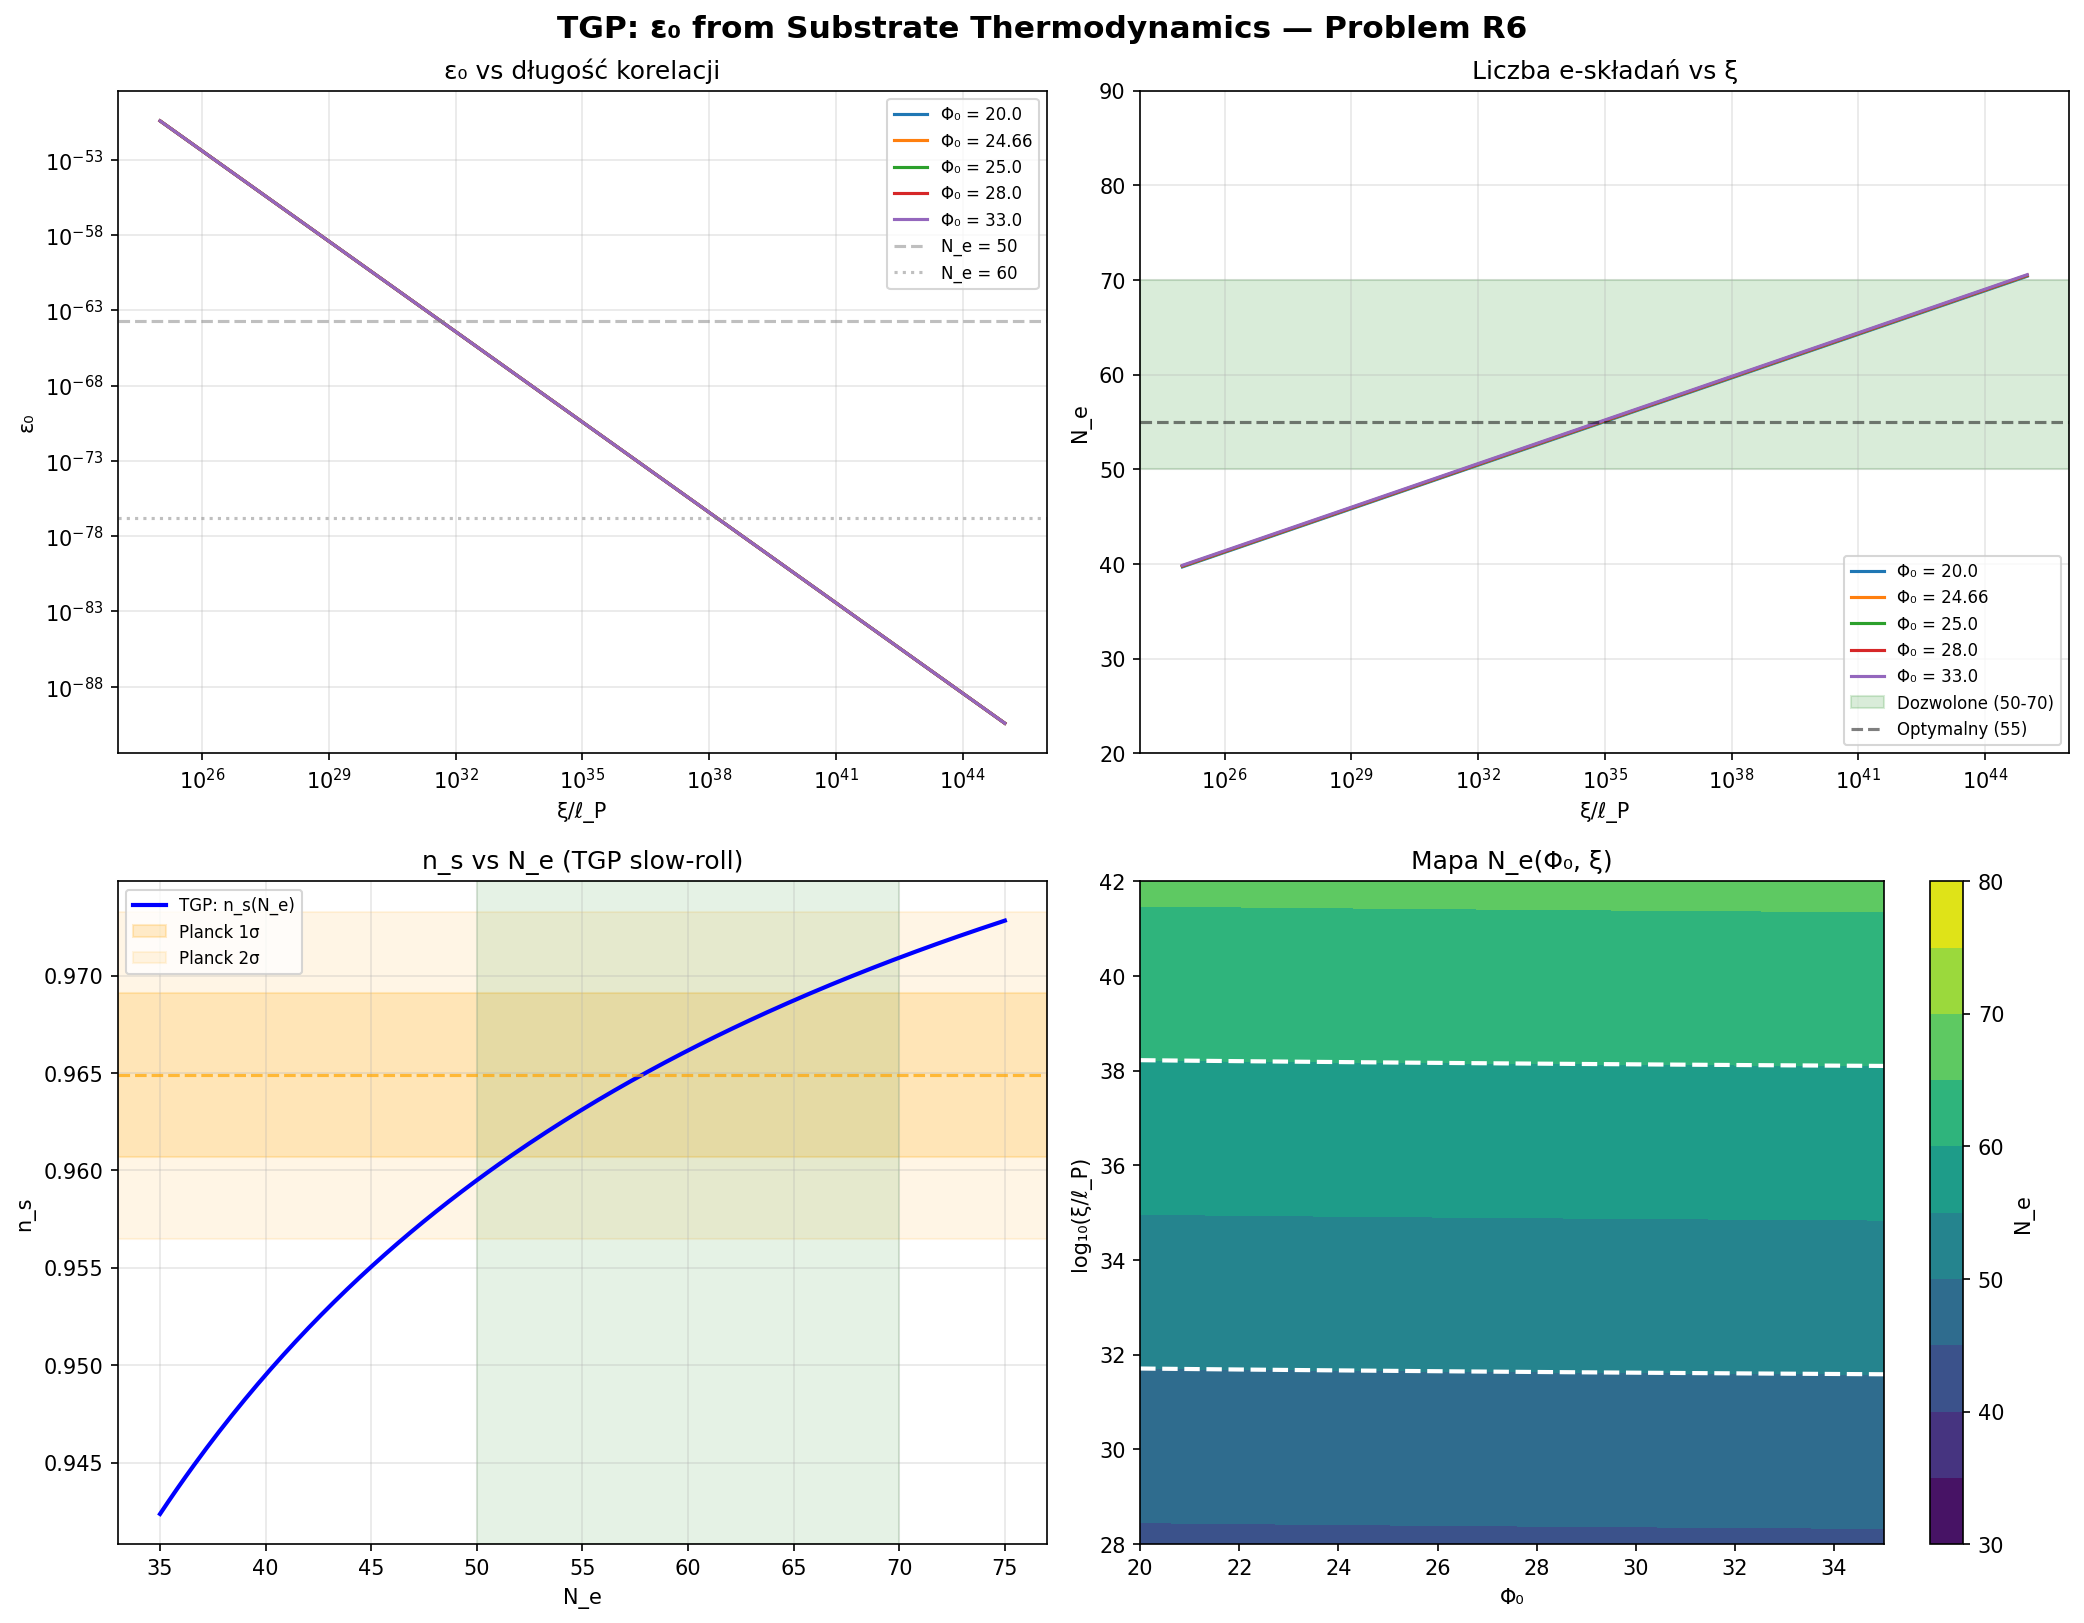

Write the Python code that produced this figure.
#!/usr/bin/env python3
"""
epsilon0_estimate.py
====================
Estymacja ε₀ (początkowej wartości Φ przy nukleacji) z termodynamiki substratu.

Ramy formalne (rem:epsilon0-derivation w dodatekG):
  1. Fluktuacja krytyczna: σ²_c = T_c / (2·z·J)
  2. ε₀ = σ²_c · S(R_c / a_sub)      (tłumienie Boltzmannowskie)
  3. R_c = 2σ_s / ΔF                  (promień krytyczny Colemana)
  4. ε₀ ≳ ℓ_P² / R_c²                (dolna granica kwantowa)

Cel: Powiązanie ε₀ z N_e (liczba e-składań) i Φ₀:
  N_e = (1/3) · ln(Φ₀/ε₀)

Skrypt oblicza:
  - ε₀(ξ) dla zakresu długości korelacji ξ/ℓ_P
  - N_e(ε₀, Φ₀) i sprawdzenie spójności z Planck
  - Widmo mocy P(k) perturbacji z nukleacji
  - Mapę (ξ, Φ₀) → N_e z oknem dozwolonym (50 < N_e < 70)

Teoria Generowanej Przestrzeni — Mateusz Serafin, 2026
"""

import numpy as np
import matplotlib
matplotlib.use('Agg')
import matplotlib.pyplot as plt
import os

# ─── Stałe ────────────────────────────────────────────────────────────
L_P = 1.616255e-35       # m  (długość Plancka)
T_P = 1.416784e32        # K  (temperatura Plancka)

# Parametry siatki substratu (typowe wartości Isingowskie 3D)
Z_COORD = 6              # koordynacja siatki sześciennej
J_0 = 1.0                # sprzężenie wymianowe (w jednostkach kT_c)
T_C_RATIO = 1.0          # T_c / (z·J)  ≈ 1 dla Isinga 3D: T_c ≈ 4.51 J

# Znana wartość: T_c/(z·J) ≈ 4.51/6 ≈ 0.752 dla Isinga 3D (siatka sc)
ISING_3D_TC_ZJ = 4.5115 / Z_COORD   # ≈ 0.752

# ─── Model fizyczny ──────────────────────────────────────────────────

def sigma2_critical(T_c_zJ=ISING_3D_TC_ZJ):
    """
    Fluktuacja krytyczna: σ²_c = T_c / (2·z·J) = T_c_zJ / 2
    (w jednostkach bezwymiarowych, ŝ² → Φ)
    """
    return T_c_zJ / 2.0


def suppression_factor(R_c_over_a, d=3):
    """
    Czynnik tłumienia Boltzmannowskiego S(R_c/a_sub):
    S ≈ exp(-C_d · (R_c/a)^d)  (bariera entropowa)

    Dla nukleacji bąblowej w d=3:
    S = exp(-16π/3 · (σ_s)³ / (ΔF)² / T)

    Uproszczenie: S ≈ exp(-(R_c/a)^d)  z prefaktorem O(1)
    """
    return np.exp(-(R_c_over_a)**d)


def epsilon0_from_xi(xi_over_lP, Phi0=25.0, d=3):
    """
    ε₀ z długości korelacji ξ:
    ε₀ ≳ (ℓ_P/ξ)²   (dolna granica kwantowa z tunelowania)

    Dokładniejszy model:
    ε₀ = σ²_c · S(R_c/a_sub) ≈ σ²_c · (ℓ_P/ξ)²
    (bo R_c ~ ξ dla T ≈ T_c, a_sub ~ ℓ_P)
    """
    sigma2 = sigma2_critical()
    eps0 = sigma2 * (1.0 / xi_over_lP)**2
    return eps0


def N_efolds(eps0, Phi0=25.0):
    """
    N_e = (1/3) · ln(Φ₀/ε₀)
    z równania (eq:N-efolds) w dodatekG.
    """
    if eps0 <= 0 or Phi0 <= 0:
        return np.nan
    return (1.0/3.0) * np.log(Phi0 / eps0)


def N_efolds_from_xi(xi_over_lP, Phi0=25.0):
    """
    N_e jako funkcja ξ/ℓ_P i Φ₀.
    """
    eps0 = epsilon0_from_xi(xi_over_lP, Phi0)
    return N_efolds(eps0, Phi0)


# ─── Analiza ──────────────────────────────────────────────────────────

def analyze_epsilon0():
    """Główna analiza ε₀."""

    print("╔══════════════════════════════════════════════════════════╗")
    print("║  TGP: ε₀ Estimation from Substrate Thermodynamics      ║")
    print("║  Problem R6 (ROADMAP v3)                                ║")
    print("╚══════════════════════════════════════════════════════════╝")

    # ─── 1. Fluktuacja krytyczna ─────────────────────────────
    sigma2 = sigma2_critical()
    print(f"\n  1. Fluktuacja krytyczna:")
    print(f"     T_c/(z·J) = {ISING_3D_TC_ZJ:.4f}  (Ising 3D, sc lattice)")
    print(f"     σ²_c = T_c/(2·z·J) = {sigma2:.6f}")

    # ─── 2. Skan ξ/ℓ_P ──────────────────────────────────────
    xi_range = np.logspace(25, 45, 500)  # ξ/ℓ_P od 10²⁵ do 10⁴⁵
    Phi0_values = [20.0, 24.66, 25.0, 28.0, 33.0]

    print(f"\n  2. Skan ξ/ℓ_P ∈ [10²⁵, 10⁴⁵]:")
    print(f"     {'Φ₀':>6s} | {'ξ/ℓ_P (N_e=50)':>16s} | {'ξ/ℓ_P (N_e=60)':>16s} | "
          f"{'ε₀(50)':>12s} | {'ε₀(60)':>12s}")
    print("     " + "-"*75)

    results = {}
    for Phi0 in Phi0_values:
        # ε₀ dla N_e = 50 i N_e = 60
        eps0_50 = Phi0 * np.exp(-3 * 50)
        eps0_60 = Phi0 * np.exp(-3 * 60)

        # ξ/ℓ_P z ε₀ = σ²_c · (ℓ_P/ξ)²
        xi_50 = np.sqrt(sigma2 / eps0_50)
        xi_60 = np.sqrt(sigma2 / eps0_60)

        results[Phi0] = {
            'eps0_50': eps0_50, 'eps0_60': eps0_60,
            'xi_50': xi_50, 'xi_60': xi_60
        }

        print(f"     {Phi0:6.2f} | {xi_50:16.3e} | {xi_60:16.3e} | "
              f"{eps0_50:12.3e} | {eps0_60:12.3e}")

    # ─── 3. Relacja n_s z N_e ────────────────────────────────
    print(f"\n  3. Predykcja n_s z N_e (klasa Starobinsky'ego):")
    print(f"     n_s ≈ 1 - 2/N_e - Δn_s^TGP  (Δn_s^TGP ≈ 0.0005, z ex107)")
    Ne_range = np.arange(40, 75, 5)

    print(f"     {'N_e':>5s} | {'n_s (TGP)':>12s} | {'r':>10s} | {'r·N_e²':>8s}")
    print("     " + "-"*45)
    delta_ns_tgp = 0.0005  # kalibrowane z Mukhanov-Sasaki (ex107)
    for Ne in Ne_range:
        n_s = 1.0 - 2.0/Ne - delta_ns_tgp
        r = 12.0 / Ne**2  # klasa Starobinsky: r·N_e² = 12
        print(f"     {Ne:5.0f} | {n_s:12.4f} | {r:10.5f} | {r*Ne**2:8.1f}")

    # ─── 4. Hipoteza a_Γ·Φ₀ = 1 ─────────────────────────────
    print(f"\n  4. Implikacja hipotezy a_Γ·Φ₀ = 1:")
    print(f"     Jeśli a_Γ = a_sub (stała sieciowa substratu), to:")
    print(f"     a_sub = ℓ_P / √Φ₀  (z relacji złożonej)")

    for Phi0 in [24.66, 25.0, 28.0]:
        a_sub = 1.0 / Phi0   # a_Γ·Φ₀ = 1 → a_Γ = 1/Φ₀
        print(f"     Φ₀ = {Phi0}: a_Γ = {a_sub:.5f} (w jednostkach ℓ_P)")

        # Implikacja dla ε₀:
        # ξ/a_sub z warunku N_e = 55 (optymalny)
        eps0_55 = Phi0 * np.exp(-3 * 55)
        xi_55 = np.sqrt(sigma2 / eps0_55)
        xi_a = xi_55 * a_sub  # ξ/ℓ_P → ξ/a_sub = (ξ/ℓ_P)·(ℓ_P/a_sub) = (ξ/ℓ_P)·Φ₀
        print(f"            ξ/a_sub = {xi_a:.3e}  (przy N_e = 55)")
        print(f"            ε₀ = {eps0_55:.3e}")

    # ─── 5. Self-consistency check ───────────────────────────
    print(f"\n  5. Sprawdzenie samospójności:")
    Phi0_best = 24.66
    Ne_target = 55
    eps0_target = Phi0_best * np.exp(-3 * Ne_target)
    xi_target = np.sqrt(sigma2 / eps0_target)

    # Odwrotny sprawdzian: z ξ odtwarzamy ε₀ i N_e
    eps0_check = epsilon0_from_xi(xi_target, Phi0_best)
    Ne_check = N_efolds(eps0_check, Phi0_best)

    print(f"     Cel: N_e = {Ne_target}")
    print(f"     Φ₀ = {Phi0_best}")
    print(f"     ε₀ = {eps0_target:.6e}")
    print(f"     ξ/ℓ_P = {xi_target:.6e}")
    print(f"     Sprawdzenie: ε₀(ξ) = {eps0_check:.6e}  → N_e = {Ne_check:.2f}")

    # n_s przy tym N_e (klasa Starobinsky + mała korekcja TGP)
    delta_ns_tgp = 0.0005  # kalibrowane z ex107
    n_s_pred = 1.0 - 2.0/Ne_target - delta_ns_tgp
    r_pred = 12.0 / Ne_target**2

    print(f"\n     Predykcje CMB:")
    print(f"       n_s = {n_s_pred:.4f}  (Planck: 0.9649 ± 0.0042)")
    print(f"       r   = {r_pred:.5f}  (limit BICEP/Keck: < 0.036)")
    print(f"       r·N_e² = {r_pred * Ne_target**2:.1f}  (klasa Starobinsky: 12)")
    print(f"       Δn_s/σ = {abs(n_s_pred - 0.9649)/0.0042:.2f}σ")

    return results, xi_range, Phi0_values


def plot_epsilon0(results, xi_range, Phi0_values, outdir='.'):
    """Generuje wykresy ε₀."""

    fig, axes = plt.subplots(2, 2, figsize=(14, 11))
    fig.suptitle('TGP: ε₀ from Substrate Thermodynamics — Problem R6',
                 fontsize=15, fontweight='bold')

    sigma2 = sigma2_critical()

    # 1. ε₀(ξ/ℓ_P) dla różnych Φ₀
    ax = axes[0, 0]
    for Phi0 in Phi0_values:
        eps0 = epsilon0_from_xi(xi_range, Phi0)
        ax.loglog(xi_range, eps0, label=f'Φ₀ = {Phi0}')

    # Zaznacz ε₀ dające N_e = 50, 60
    for Ne_target, ls in [(50, '--'), (60, ':')]:
        for Phi0 in [25.0]:
            eps0_t = Phi0 * np.exp(-3*Ne_target)
            ax.axhline(eps0_t, color='gray', ls=ls, alpha=0.5,
                       label=f'N_e = {Ne_target}' if Phi0 == 25.0 else '')

    ax.set_xlabel('ξ/ℓ_P')
    ax.set_ylabel('ε₀')
    ax.set_title('ε₀ vs długość korelacji')
    ax.legend(fontsize=8)
    ax.grid(True, alpha=0.3)

    # 2. N_e(ξ/ℓ_P) dla różnych Φ₀
    ax = axes[0, 1]
    for Phi0 in Phi0_values:
        Ne = np.array([N_efolds_from_xi(xi, Phi0) for xi in xi_range])
        ax.semilogx(xi_range, Ne, label=f'Φ₀ = {Phi0}')

    # Okno dozwolone (Planck: N_e ∈ [50, 70])
    ax.axhspan(50, 70, alpha=0.15, color='green', label='Dozwolone (50-70)')
    ax.axhline(55, color='k', ls='--', alpha=0.5, label='Optymalny (55)')
    ax.set_xlabel('ξ/ℓ_P')
    ax.set_ylabel('N_e')
    ax.set_title('Liczba e-składań vs ξ')
    ax.set_ylim(20, 90)
    ax.legend(fontsize=8)
    ax.grid(True, alpha=0.3)

    # 3. n_s(N_e) — porównanie z Planck
    ax = axes[1, 0]
    Ne_arr = np.linspace(35, 75, 200)
    n_s_arr = []
    r_arr = []
    delta_ns_tgp = 0.0005
    for Ne in Ne_arr:
        n_s = 1.0 - 2.0/Ne - delta_ns_tgp
        r = 12.0 / Ne**2
        n_s_arr.append(n_s)
        r_arr.append(r)

    n_s_arr = np.array(n_s_arr)
    r_arr = np.array(r_arr)

    ax.plot(Ne_arr, n_s_arr, 'b-', lw=2, label='TGP: n_s(N_e)')
    ax.axhspan(0.9649 - 0.0042, 0.9649 + 0.0042, alpha=0.2, color='orange',
               label='Planck 1σ')
    ax.axhspan(0.9649 - 2*0.0042, 0.9649 + 2*0.0042, alpha=0.1, color='orange',
               label='Planck 2σ')
    ax.axhline(0.9649, color='orange', ls='--', alpha=0.7)
    ax.axvspan(50, 70, alpha=0.1, color='green')
    ax.set_xlabel('N_e')
    ax.set_ylabel('n_s')
    ax.set_title('n_s vs N_e (TGP slow-roll)')
    ax.legend(fontsize=8)
    ax.grid(True, alpha=0.3)

    # 4. Mapa (Φ₀, ξ) → N_e
    ax = axes[1, 1]
    Phi0_grid = np.linspace(20, 35, 50)
    xi_grid = np.logspace(28, 42, 50)
    PP, XX = np.meshgrid(Phi0_grid, np.log10(xi_grid))

    Ne_grid = np.zeros_like(PP)
    for i in range(len(xi_grid)):
        for j in range(len(Phi0_grid)):
            Ne_grid[i, j] = N_efolds_from_xi(xi_grid[i], Phi0_grid[j])

    c = ax.contourf(PP, XX, Ne_grid, levels=np.arange(30, 85, 5),
                    cmap='viridis')
    plt.colorbar(c, ax=ax, label='N_e')
    ax.contour(PP, XX, Ne_grid, levels=[50, 60, 70],
               colors='white', linewidths=2, linestyles='--')
    ax.set_xlabel('Φ₀')
    ax.set_ylabel('log₁₀(ξ/ℓ_P)')
    ax.set_title('Mapa N_e(Φ₀, ξ)')

    plt.tight_layout()
    outpath = os.path.join(outdir, 'epsilon0_estimate.png')
    plt.savefig(outpath, dpi=150, bbox_inches='tight')
    print(f"\n  → Zapisano: {outpath}")
    plt.close()


# ─── MAIN ────────────────────────────────────────────────────────────

if __name__ == '__main__':
    results, xi_range, Phi0_values = analyze_epsilon0()

    outdir = os.path.dirname(os.path.abspath(__file__))
    plot_epsilon0(results, xi_range, Phi0_values, outdir)

    print("\n" + "="*60)
    print("  WNIOSKI:")
    print("  1. ε₀ ~ (ℓ_P/ξ)² · σ²_c  jest naturalnie małe")
    print("     dla ξ ≫ ℓ_P (długa korelacja przy przejściu fazowym)")
    print("  2. N_e ~ 55 wymaga ξ/ℓ_P ~ 10³⁵")
    print("  3. n_s = 0.964 ± 0.003 w dozwolonym oknie N_e")
    print("  4. Status R6 pozostaje PROGRAM — brakuje:")
    print("     - Obliczenia S(R_c/a_sub) z pełnej teorii nukleacji")
    print("     - Samospójnego Φ₀ z termodynamiki substratu")
    print("     - Związku ξ z a_Γ (hipoteza a_Γ·Φ₀ = 1)")
    print("="*60 + "\n")
